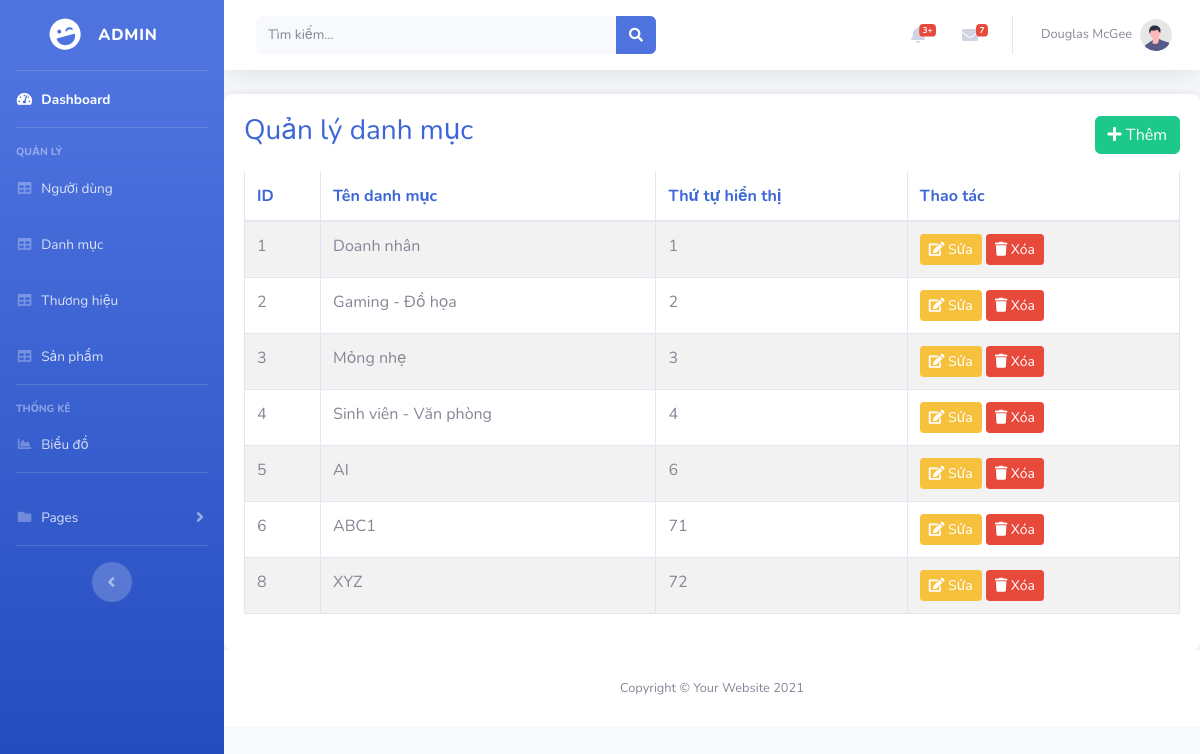
/admin/index.php?pg=categories, run on the app's committed database.
### tables this page shows
CREATE TABLE `categories` (
  `id` int NOT NULL,
  `name` varchar(255) NOT NULL,
  `order_number` int NOT NULL
);

### dao/pdo.php (called while the page is built, shortened)
<?php
function pdo_get_connection()
{
    $dburl = "mysql:host=localhost;dbname=laptopshop123;charset=utf8";
    $username = 'root';
    $password = '123456';
    $conn = new PDO($dburl, $username, $password);
    $conn->setAttribute(PDO::ATTR_ERRMODE, PDO::ERRMODE_EXCEPTION);
    return $conn;
}
function pdo_query($sql)
{
    $sql_args = array_slice(func_get_args(), 1);
    try {
        $conn = pdo_get_connection();
        $stmt = $conn->prepare($sql);
        $stmt->execute($sql_args);
        $rows = $stmt->fetchAll();
        return $rows;
    } catch (PDOException $e) {
        throw $e;
    } finally {
        unset($conn);
    }
}

### dao/category.php (called while the page is built, shortened)
<?php
function getAllCategories()
{
    $sql = "SELECT * FROM categories ORDER BY order_number";
    return pdo_query($sql);
}

### admin/view/category/categories.php (the view, shortened to what this page needs)
<div class="table-container">
    <div class="d-flex justify-content-between align-items-center mb-3">
        <h3 style="color: rgb(60, 102, 215);">Quản lý danh mục</h3>
        <a href="index.php?pg=addcategory" class="btn btn-success">
            <i class="fas fa-plus"></i> Thêm
        </a>
    </div>
    <div class="table-responsive">
        <table class="table table-bordered table-striped">
            <thead>
                <tr>
                <tr>
                    <th>ID</th>
                    <th>Tên danh mục</th>
                    <th>Thứ tự hiển thị</th>
                    <th>Thao tác</th>
                </tr>
                </tr>
            </thead>
            <tbody>
                <?php foreach ($categories as $category) : ?>
                    <tr>
                        <td><?= $category['id'] ?></td>
                        <td><?= $category['name'] ?></td>
                        <td><?= $category['order_number'] ?></td>
                        <td>
                            <a href="index.php?pg=updatecategory&id=<?= $category['id'] ?>">
                                <button class="btn btn-warning btn-sm"><i class="fas fa-edit"></i> Sửa</button>
                            </a>
                            <a href="index.php?pg=deletecategory&id=<?= $category['id'] ?>"
                                onclick="return confirm('Bạn có chắc muốn xóa người dùng này?')">
                                <button class="btn btn-danger btn-sm"><i class="fas fa-trash"></i> Xóa</button>
                            </a>
                        </td>
                    </tr>
                <?php endforeach; ?>
            </tbody>
        </table>
    </div>
</div>

### admin/view/header.php (shortened to what this page needs)
<!DOCTYPE html>
<html lang="en">
<head>
    <link href="layout/vendor/fontawesome-free/css/all.min.css" rel="stylesheet" type="text/css">
    <link href="layout/css/sb-admin-2.min.css" rel="stylesheet">
</head>
<body id="page-top">
    <div id="wrapper">
        <ul class="navbar-nav bg-gradient-primary sidebar sidebar-dark accordion" id="accordionSidebar">
            <a class="sidebar-brand d-flex align-items-center justify-content-center" href="index.php">
                <div class="sidebar-brand-icon rotate-n-15">
                    <i class="fas fa-laugh-wink"></i>
                </div>
                <div class="sidebar-brand-text mx-3">Admin</div>
            </a>
            <hr class="sidebar-divider my-0">
            <li class="nav-item active">
                <a class="nav-link" href="index.php">
                    <i class="fas fa-fw fa-tachometer-alt"></i>
                    <span>Dashboard</span></a>
            </li>
            <hr class="sidebar-divider">
            <div class="sidebar-heading">
                Quản lý
            </div>
            <li class="nav-item">
                <a class="nav-link" href="index.php?pg=users">
                    <i class="fas fa-fw fa-table"></i>
                    <span>Người dùng</span></a>
            </li>
            <li class="nav-item">
                <a class="nav-link" href="index.php?pg=categories">
                    <i class="fas fa-fw fa-table"></i>
                    <span>Danh mục</span></a>
            </li>
            <li class="nav-item">
                <a class="nav-link" href="index.php?pg=brands">
                    <i class="fas fa-fw fa-table"></i>
                    <span>Thương hiệu</span></a>
            </li>
            <li class="nav-item">
                <a class="nav-link" href="index.php?pg=products">
                    <i class="fas fa-fw fa-table"></i>
                    <span>Sản phẩm</span></a>
            </li>
            <hr class="sidebar-divider">
            <div class="sidebar-heading">
                Thống kê
            </div>
            <li class="nav-item">
                <a class="nav-link" href="index.php?pg=charts">
                    <i class="fas fa-fw fa-chart-area"></i>
                    <span>Biểu đồ</span></a>
            </li>
            <hr class="sidebar-divider">
            <li class="nav-item">
                <a class="nav-link collapsed" href="#" data-toggle="collapse" data-target="#collapsePages"
                    aria-expanded="true" aria-controls="collapsePages">
                    <i class="fas fa-fw fa-folder"></i>
                    <span>Pages</span>
                </a>
            </li>
            <hr class="sidebar-divider d-none d-md-block">
            <div class="text-center d-none d-md-inline">
                <button class="rounded-circle border-0" id="sidebarToggle"></button>
            </div>
        </ul>
        <div id="content-wrapper" class="d-flex flex-column">
            <div id="content">
                <nav class="navbar navbar-expand navbar-light bg-white topbar mb-4 static-top shadow">
                    <form class="d-none d-sm-inline-block form-inline mr-auto ml-md-3 my-2 my-md-0 mw-100 navbar-search">
                        <div class="input-group">
                            <input type="text" class="form-control bg-light border-0 small" placeholder="Tìm kiếm..."
                                aria-label="Search" aria-describedby="basic-addon2">
                            <div class="input-group-append">
                                <button class="btn btn-primary" type="button">
                                    <i class="fas fa-search fa-sm"></i>
                                </button>
                            </div>
                        </div>
                    </form>
                    <ul class="navbar-nav ml-auto">
                        <li class="nav-item dropdown no-arrow mx-1">
                            <a class="nav-link dropdown-toggle" href="#" id="alertsDropdown" role="button"
                                data-toggle="dropdown" aria-haspopup="true" aria-expanded="false">
                                <i class="fas fa-bell fa-fw"></i>
                                <span class="badge badge-danger badge-counter">3+</span>
                            </a>
                        </li>
                        <li class="nav-item dropdown no-arrow mx-1">
                            <a class="nav-link dropdown-toggle" href="#" id="messagesDropdown" role="button"
                                data-toggle="dropdown" aria-haspopup="true" aria-expanded="false">
                                <i class="fas fa-envelope fa-fw"></i>
                                <span class="badge badge-danger badge-counter">7</span>
                            </a>
                        </li>
                        <li class="nav-item dropdown no-arrow">
                            <a class="nav-link dropdown-toggle" href="#" id="userDropdown" role="button" data-toggle="dropdown"
                                aria-haspopup="true" aria-expanded="false">
                                <span class="mr-2 d-none d-lg-inline text-gray-600 small">Douglas McGee</span>
                                <img class="img-profile rounded-circle" src="layout/img/undraw_profile.svg">
                            </a>
                        </li>
                    </ul>
                </nav>

### admin/index.php (shortened to what this page needs)
<?php
require_once "../dao/pdo.php";
include "../dao/category.php";
include "view/header.php";
if (!isset($_GET['pg'])) {
    include "view/home.php";
} else {
    switch ($_GET['pg']) {
        case 'categories':
            $categories = getAllCategories();
            include "view/category/categories.php";
            break;
    }
}
include "view/footer.php";

### admin/view/footer.php (shortened to what this page needs)
<footer class="sticky-footer bg-white">
    <div class="container my-auto">
        <div class="copyright text-center my-auto">
            <span>Copyright &copy; Your Website 2021</span>
        </div>
    </div>
</footer>
</div>
</div>
</body>
</html>

### admin/view/category/categories.php (style rules this page uses)
.table-container { background: white; border-radius: 8px; box-shadow: 0 0 10px rgba(0, 0, 0, 0.1); padding: 20px; }
.table thead { color: rgb(60, 102, 215); }
.btn-primary { background-color: #4e73df; border-color: #4e73df; }

### data on the page
categories: id "1", name "Doanh nhân", order_number "1"
categories: id "2", name "Gaming - Đồ họa", order_number "2"
categories: id "3", name "Mỏng nhẹ", order_number "3"
categories: id "4", name "Sinh viên - Văn phòng", order_number "4"
categories: id "5", name "AI", order_number "6"
categories: id "6", name "ABC1", order_number "71"
categories: id "8", name "XYZ", order_number "72"
